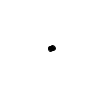
Frame 1 (no input)
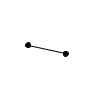
Frame 60 (the mouse pressed at the canvas centre just before this capture)
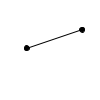
Frame 120 (the mouse held since frame 60 and released just before this capture)

The Processing sketch that drew these frames (run headless with seeded random() and noise(); from frame 60 on, the mouse is pressed at the canvas centre):

// Processing sketch: FruitFly__W_Line
// ── FruitFly__W_Line.pde
Gnat charlie = new Gnat();
Gnat chuck = new Gnat();

void setup() {
  size(100,100);
  
}

void draw() {
   background(255);
   
   charlie.fly();
   charlie.zap();
   chuck.fly();
   chuck.zap();
   line(charlie.flyX,charlie.flyY, chuck.flyX,chuck.flyY);
  
}

class Gnat{
  float flyX = 50;
  float flyY = 50;
  float flyAlpha = 255;
  float flySize = 5;
  
  Gnat(){
 // code here will happen once
 // when instance is created
   
  }
  
  void fly() {
   flyX = flyX + random(-3,3);
   flyY = flyY + random(-3,3); 
   fill(0,flyAlpha);
   ellipse(flyX,flyY,flySize,flySize);
}

void zap() {  
   if (flyX > width) {
      flyX = width/2;
      background(255,255,0);
   }
   if (flyX < 0) {
      flyX = width/2;
      background(255,255,0);
   }
   if (flyY > height) {
      flyY = height/2;
      background(255,255,0);
   }
   if (flyY < 0) {
      flyY = height/2;
      background(255,255,0);
   }
 

 }


}
